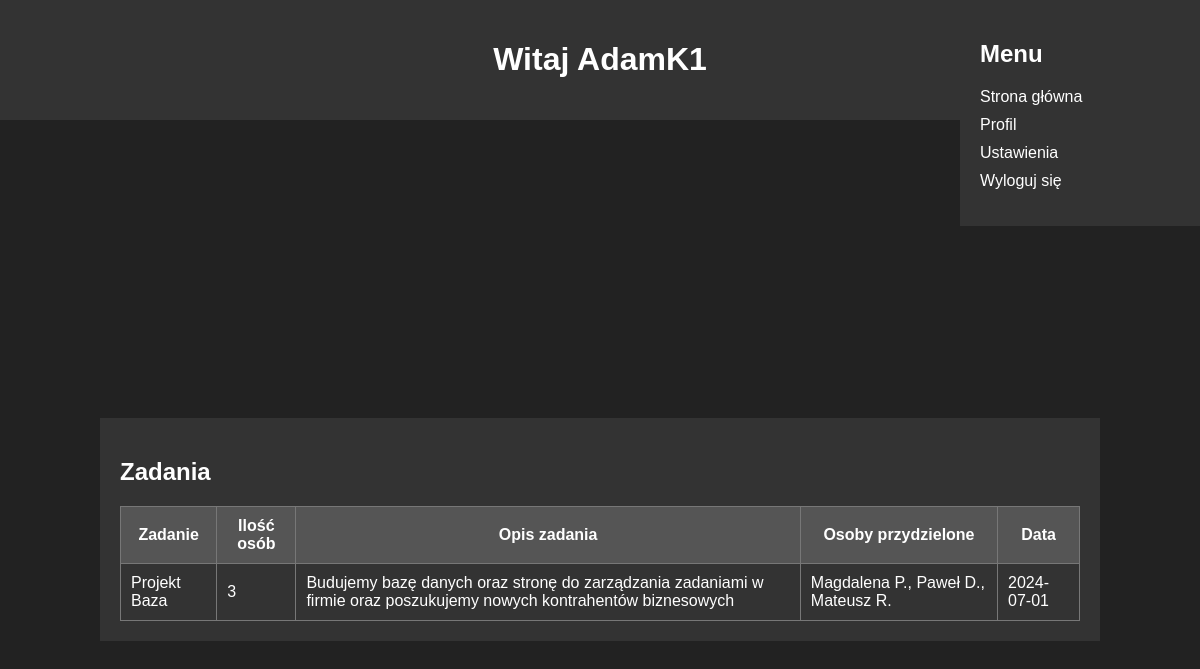
/index.php (signed in), run on the app's committed database.
### tables this page shows
CREATE TABLE `zadania_baza` (
  `id` int(11) NOT NULL,
  `zadania` text NOT NULL,
  `iloscosob` int(11) NOT NULL,
  `opis` text NOT NULL,
  `osoby` text NOT NULL,
  `data` date NOT NULL
);

### index.php (the view, shortened to what this page needs)
<?php
    $servername = "localhost";
    $username = "root";
    $password = "";
    $database = "project_1";
    $conn = mysqli_connect($servername, $username, $password, $database);
    $query = "SELECT `zadania`, `iloscosob`,`opis`, `osoby`,`data` FROM `zadania_baza`";
    $result =  mysqli_query($conn,$query);
?>
<!DOCTYPE html>
<html lang="pl">
<head>
    <link rel="stylesheet" href="styles1.css">
</head>
<body>
<div class="content">
    <div class="welcome-message">
    <h1>Witaj
    <?php
if (isset($_SESSION['login'])) {
    $login = $_SESSION['login'];
    echo htmlspecialchars($login);
} else {
    echo "nieznajomy";
}
?>
</h1>
    </div>
</div>
<div class="container">
   <div class="main">
    <h2>Zadania</h2>
        <table>
             <tr>
                <th class="Table1">Zadanie</th>
                <th class="Table2">Ilość osób</th>
                <th class="Table3">Opis zadania</th>
                <th class="Table4">Osoby przydzielone</th>
                <th class="Table5">Data</th>
             </tr>
             <?php
            if(mysqli_num_rows($result) > 0){
                while ($row =mysqli_fetch_assoc($result)){
                    echo "<tr>";
                    echo '<td class="Table1">' . $row['zadania'] .'</td>';
                    echo '<td class="Table2">' . $row['iloscosob'] .'</td>';
                    echo '<td class="Table3">' . $row['opis'] .'</td>';
                    echo '<td class="Table4">' . $row['osoby'] .'</td>';
                    echo '<td class="Table5">' . $row['data'] .'</td>';
                    echo '</tr>';
                }
            }
            ?>
        </table>
        </div>
    </div>
    <div class="menu">
            <h2>Menu</h2>
            <ul>
                <li><a href="index.php">Strona główna</a></li>
                <li><a href="profile.php">Profil</a></li>
                <li><a href="settings.php">Ustawienia</a></li>
                <li><a href="logout.php">Wyloguj się</a></li>
            </ul>
    </div>
</body>
</html>

### styles1.css (style rules this page uses)
body { font-family: Arial, sans-serif; background-color: #222; color: #fff; margin: 0; padding: 0; }
.container { display: flex; justify-content: center; align-items: center; flex-direction: column; height: 100vh; }
.welcome-message { text-align: center; background-color: #333; padding: 20px; margin-bottom: 20px; }
.menu { position: fixed; top: 0; right: 0; background-color: #333; width: 200px; padding: 20px; }
.menu ul { list-style-type: none; padding: 0; }
.menu ul li { margin-bottom: 10px; }
.menu ul li a { color: #fff; text-decoration: none; }
.main { background-color: #333; padding: 20px; margin-bottom: 20px; width: 80%; overflow-x: auto; }
table { width: 100%; border-collapse: collapse; }
table, th, td { border: 1px solid #777; padding: 10px; }
th { background-color: #555; color: #fff; }

### data on the page
zadania_baza: zadania "Projekt Baza", iloscosob "3", opis "Budujemy bazę danych oraz stronę do zarządzania zadaniami w firmie oraz poszukujemy nowych kontrahentów biznesowych", osoby "Magdalena P., Paweł D., Mateusz R.", data "2024-07-01"

### other printed values
$login "AdamK1"
